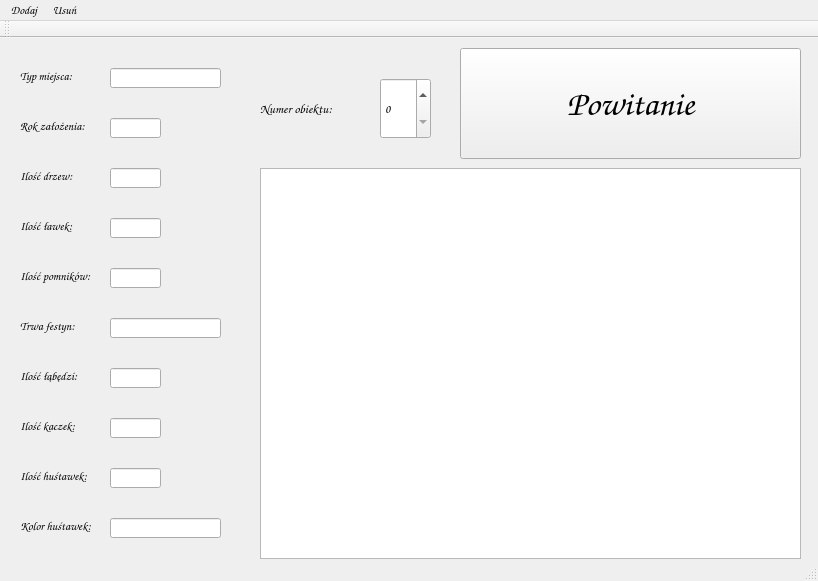
<?xml version="1.0" encoding="UTF-8"?>
<ui version="4.0">
 <class>ProjektPark3Class</class>
 <widget class="QMainWindow" name="ProjektPark3Class">
  <property name="geometry">
   <rect>
    <x>0</x>
    <y>0</y>
    <width>818</width>
    <height>581</height>
   </rect>
  </property>
  <property name="font">
   <font>
    <family>Comic Sans MS</family>
   </font>
  </property>
  <property name="windowTitle">
   <string>ProjektPark3</string>
  </property>
  <widget class="QWidget" name="centralWidget">
   <widget class="QLabel" name="label">
    <property name="geometry">
     <rect>
      <x>260</x>
      <y>60</y>
      <width>101</width>
      <height>21</height>
     </rect>
    </property>
    <property name="font">
     <font>
      <family>Comic Sans MS</family>
      <pointsize>10</pointsize>
      <weight>75</weight>
      <bold>true</bold>
     </font>
    </property>
    <property name="text">
     <string>Numer obiektu:</string>
    </property>
   </widget>
   <widget class="QGraphicsView" name="graphicsView">
    <property name="geometry">
     <rect>
      <x>260</x>
      <y>130</y>
      <width>541</width>
      <height>391</height>
     </rect>
    </property>
    <property name="cursor" stdset="0">
     <cursorShape>ForbiddenCursor</cursorShape>
    </property>
   </widget>
   <widget class="QLabel" name="label_2">
    <property name="geometry">
     <rect>
      <x>20</x>
      <y>30</y>
      <width>71</width>
      <height>16</height>
     </rect>
    </property>
    <property name="font">
     <font>
      <family>Comic Sans MS</family>
      <weight>75</weight>
      <bold>true</bold>
     </font>
    </property>
    <property name="text">
     <string>Typ miejsca:</string>
    </property>
   </widget>
   <widget class="QLineEdit" name="nazwaEdit">
    <property name="geometry">
     <rect>
      <x>110</x>
      <y>30</y>
      <width>111</width>
      <height>20</height>
     </rect>
    </property>
    <property name="cursor">
     <cursorShape>ArrowCursor</cursorShape>
    </property>
   </widget>
   <widget class="QLineEdit" name="rokEdit">
    <property name="geometry">
     <rect>
      <x>110</x>
      <y>80</y>
      <width>51</width>
      <height>20</height>
     </rect>
    </property>
    <property name="cursor">
     <cursorShape>ArrowCursor</cursorShape>
    </property>
   </widget>
   <widget class="QLabel" name="label_3">
    <property name="geometry">
     <rect>
      <x>20</x>
      <y>80</y>
      <width>81</width>
      <height>16</height>
     </rect>
    </property>
    <property name="font">
     <font>
      <family>Comic Sans MS</family>
      <weight>75</weight>
      <bold>true</bold>
     </font>
    </property>
    <property name="text">
     <string>Rok założenia:</string>
    </property>
   </widget>
   <widget class="QLineEdit" name="drzewaEdit">
    <property name="geometry">
     <rect>
      <x>110</x>
      <y>130</y>
      <width>51</width>
      <height>20</height>
     </rect>
    </property>
    <property name="cursor">
     <cursorShape>ArrowCursor</cursorShape>
    </property>
   </widget>
   <widget class="QLabel" name="label_4">
    <property name="geometry">
     <rect>
      <x>20</x>
      <y>180</y>
      <width>71</width>
      <height>16</height>
     </rect>
    </property>
    <property name="font">
     <font>
      <family>Comic Sans MS</family>
      <weight>75</weight>
      <bold>true</bold>
     </font>
    </property>
    <property name="text">
     <string>Ilość ławek:</string>
    </property>
   </widget>
   <widget class="QLabel" name="label_5">
    <property name="geometry">
     <rect>
      <x>20</x>
      <y>130</y>
      <width>71</width>
      <height>16</height>
     </rect>
    </property>
    <property name="font">
     <font>
      <family>Comic Sans MS</family>
      <weight>75</weight>
      <bold>true</bold>
     </font>
    </property>
    <property name="text">
     <string>Ilość drzew:</string>
    </property>
   </widget>
   <widget class="QLineEdit" name="lawkiEdit">
    <property name="geometry">
     <rect>
      <x>110</x>
      <y>180</y>
      <width>51</width>
      <height>20</height>
     </rect>
    </property>
    <property name="cursor">
     <cursorShape>ArrowCursor</cursorShape>
    </property>
   </widget>
   <widget class="QLineEdit" name="pomnikiEdit">
    <property name="geometry">
     <rect>
      <x>110</x>
      <y>230</y>
      <width>51</width>
      <height>20</height>
     </rect>
    </property>
    <property name="cursor">
     <cursorShape>ArrowCursor</cursorShape>
    </property>
   </widget>
   <widget class="QLineEdit" name="kaczkiEdit">
    <property name="geometry">
     <rect>
      <x>110</x>
      <y>380</y>
      <width>51</width>
      <height>20</height>
     </rect>
    </property>
    <property name="cursor">
     <cursorShape>ArrowCursor</cursorShape>
    </property>
   </widget>
   <widget class="QLabel" name="label_6">
    <property name="geometry">
     <rect>
      <x>20</x>
      <y>280</y>
      <width>71</width>
      <height>16</height>
     </rect>
    </property>
    <property name="font">
     <font>
      <family>Comic Sans MS</family>
      <weight>75</weight>
      <bold>true</bold>
     </font>
    </property>
    <property name="text">
     <string>Trwa festyn:</string>
    </property>
   </widget>
   <widget class="QLabel" name="label_7">
    <property name="geometry">
     <rect>
      <x>20</x>
      <y>230</y>
      <width>91</width>
      <height>16</height>
     </rect>
    </property>
    <property name="font">
     <font>
      <family>Comic Sans MS</family>
      <weight>75</weight>
      <bold>true</bold>
     </font>
    </property>
    <property name="text">
     <string>Ilość pomników:</string>
    </property>
   </widget>
   <widget class="QLabel" name="label_8">
    <property name="geometry">
     <rect>
      <x>20</x>
      <y>380</y>
      <width>71</width>
      <height>16</height>
     </rect>
    </property>
    <property name="font">
     <font>
      <family>Comic Sans MS</family>
      <weight>75</weight>
      <bold>true</bold>
     </font>
    </property>
    <property name="text">
     <string>Ilość kaczek:</string>
    </property>
   </widget>
   <widget class="QLabel" name="label_9">
    <property name="geometry">
     <rect>
      <x>20</x>
      <y>330</y>
      <width>81</width>
      <height>16</height>
     </rect>
    </property>
    <property name="font">
     <font>
      <family>Comic Sans MS</family>
      <weight>75</weight>
      <bold>true</bold>
     </font>
    </property>
    <property name="text">
     <string>Ilość łąbędzi:</string>
    </property>
   </widget>
   <widget class="QLineEdit" name="festynEdit">
    <property name="geometry">
     <rect>
      <x>110</x>
      <y>280</y>
      <width>111</width>
      <height>20</height>
     </rect>
    </property>
    <property name="cursor">
     <cursorShape>ArrowCursor</cursorShape>
    </property>
   </widget>
   <widget class="QLineEdit" name="labedzieEdit">
    <property name="geometry">
     <rect>
      <x>110</x>
      <y>330</y>
      <width>51</width>
      <height>20</height>
     </rect>
    </property>
    <property name="cursor">
     <cursorShape>ArrowCursor</cursorShape>
    </property>
   </widget>
   <widget class="QLineEdit" name="hustawkiEdit">
    <property name="geometry">
     <rect>
      <x>110</x>
      <y>430</y>
      <width>51</width>
      <height>20</height>
     </rect>
    </property>
    <property name="cursor">
     <cursorShape>ArrowCursor</cursorShape>
    </property>
   </widget>
   <widget class="QLabel" name="label_10">
    <property name="geometry">
     <rect>
      <x>20</x>
      <y>480</y>
      <width>91</width>
      <height>16</height>
     </rect>
    </property>
    <property name="font">
     <font>
      <family>Comic Sans MS</family>
      <weight>75</weight>
      <bold>true</bold>
     </font>
    </property>
    <property name="text">
     <string>Kolor huśtawek:</string>
    </property>
   </widget>
   <widget class="QLabel" name="label_11">
    <property name="geometry">
     <rect>
      <x>20</x>
      <y>430</y>
      <width>91</width>
      <height>16</height>
     </rect>
    </property>
    <property name="font">
     <font>
      <family>Comic Sans MS</family>
      <weight>75</weight>
      <bold>true</bold>
     </font>
    </property>
    <property name="text">
     <string>Ilość huśtawek:</string>
    </property>
   </widget>
   <widget class="QLineEdit" name="kolorEdit">
    <property name="geometry">
     <rect>
      <x>110</x>
      <y>480</y>
      <width>111</width>
      <height>20</height>
     </rect>
    </property>
    <property name="cursor">
     <cursorShape>ArrowCursor</cursorShape>
    </property>
   </widget>
   <widget class="QSpinBox" name="spinBox">
    <property name="geometry">
     <rect>
      <x>380</x>
      <y>40</y>
      <width>51</width>
      <height>61</height>
     </rect>
    </property>
    <property name="cursor">
     <cursorShape>PointingHandCursor</cursorShape>
    </property>
   </widget>
   <widget class="QPushButton" name="powitanieButton">
    <property name="geometry">
     <rect>
      <x>460</x>
      <y>10</y>
      <width>341</width>
      <height>111</height>
     </rect>
    </property>
    <property name="font">
     <font>
      <family>Comic Sans MS</family>
      <pointsize>26</pointsize>
      <weight>75</weight>
      <italic>true</italic>
      <bold>true</bold>
     </font>
    </property>
    <property name="cursor">
     <cursorShape>CrossCursor</cursorShape>
    </property>
    <property name="text">
     <string>Powitanie</string>
    </property>
   </widget>
  </widget>
  <widget class="QMenuBar" name="menuBar">
   <property name="geometry">
    <rect>
     <x>0</x>
     <y>0</y>
     <width>818</width>
     <height>21</height>
    </rect>
   </property>
   <property name="cursor">
    <cursorShape>PointingHandCursor</cursorShape>
   </property>
   <widget class="QMenu" name="menuNowu">
    <property name="cursor">
     <cursorShape>PointingHandCursor</cursorShape>
    </property>
    <property name="title">
     <string>Dodaj</string>
    </property>
    <addaction name="actionPark"/>
    <addaction name="actionPark_rzeczny"/>
    <addaction name="actionPlac_zabaw"/>
   </widget>
   <widget class="QMenu" name="menuUsu">
    <property name="cursor">
     <cursorShape>PointingHandCursor</cursorShape>
    </property>
    <property name="title">
     <string>Usuń</string>
    </property>
    <addaction name="actionUsu_ostatni"/>
    <addaction name="actionUsu_wszystkie"/>
   </widget>
   <addaction name="menuNowu"/>
   <addaction name="menuUsu"/>
  </widget>
  <widget class="QToolBar" name="mainToolBar">
   <attribute name="toolBarArea">
    <enum>TopToolBarArea</enum>
   </attribute>
   <attribute name="toolBarBreak">
    <bool>false</bool>
   </attribute>
  </widget>
  <widget class="QStatusBar" name="statusBar"/>
  <action name="actionPlac_zabaw">
   <property name="text">
    <string>Plac zabaw</string>
   </property>
  </action>
  <action name="actionPark">
   <property name="text">
    <string>Park</string>
   </property>
  </action>
  <action name="actionPark_rzeczny">
   <property name="text">
    <string>Park rzeczny</string>
   </property>
  </action>
  <action name="actionUsu_ostatni">
   <property name="text">
    <string>Usuń ostatni</string>
   </property>
  </action>
  <action name="actionUsu_wszystkie">
   <property name="text">
    <string>Usuń wszystkie</string>
   </property>
  </action>
 </widget>
 <layoutdefault spacing="6" margin="11"/>
 <resources>
  <include location="ProjektPark3.qrc"/>
 </resources>
 <connections>
  <connection>
   <sender>actionPlac_zabaw</sender>
   <signal>triggered()</signal>
   <receiver>ProjektPark3Class</receiver>
   <slot>nowyPlac()</slot>
   <hints>
    <hint type="sourcelabel">
     <x>-1</x>
     <y>-1</y>
    </hint>
    <hint type="destinationlabel">
     <x>501</x>
     <y>345</y>
    </hint>
   </hints>
  </connection>
  <connection>
   <sender>actionPark</sender>
   <signal>triggered()</signal>
   <receiver>ProjektPark3Class</receiver>
   <slot>nowyPark()</slot>
   <hints>
    <hint type="sourcelabel">
     <x>-1</x>
     <y>-1</y>
    </hint>
    <hint type="destinationlabel">
     <x>501</x>
     <y>345</y>
    </hint>
   </hints>
  </connection>
  <connection>
   <sender>actionPark_rzeczny</sender>
   <signal>triggered()</signal>
   <receiver>ProjektPark3Class</receiver>
   <slot>nowyRzeczny()</slot>
   <hints>
    <hint type="sourcelabel">
     <x>-1</x>
     <y>-1</y>
    </hint>
    <hint type="destinationlabel">
     <x>501</x>
     <y>345</y>
    </hint>
   </hints>
  </connection>
  <connection>
   <sender>actionUsu_ostatni</sender>
   <signal>triggered()</signal>
   <receiver>ProjektPark3Class</receiver>
   <slot>usunOstatni()</slot>
   <hints>
    <hint type="sourcelabel">
     <x>-1</x>
     <y>-1</y>
    </hint>
    <hint type="destinationlabel">
     <x>501</x>
     <y>345</y>
    </hint>
   </hints>
  </connection>
  <connection>
   <sender>actionUsu_wszystkie</sender>
   <signal>triggered()</signal>
   <receiver>ProjektPark3Class</receiver>
   <slot>usunWszyst()</slot>
   <hints>
    <hint type="sourcelabel">
     <x>-1</x>
     <y>-1</y>
    </hint>
    <hint type="destinationlabel">
     <x>501</x>
     <y>345</y>
    </hint>
   </hints>
  </connection>
  <connection>
   <sender>spinBox</sender>
   <signal>valueChanged(int)</signal>
   <receiver>ProjektPark3Class</receiver>
   <slot>ustawWskaz()</slot>
   <hints>
    <hint type="sourcelabel">
     <x>655</x>
     <y>63</y>
    </hint>
    <hint type="destinationlabel">
     <x>513</x>
     <y>303</y>
    </hint>
   </hints>
  </connection>
  <connection>
   <sender>spinBox</sender>
   <signal>valueChanged(int)</signal>
   <receiver>ProjektPark3Class</receiver>
   <slot>pokazInfo()</slot>
   <hints>
    <hint type="sourcelabel">
     <x>655</x>
     <y>63</y>
    </hint>
    <hint type="destinationlabel">
     <x>513</x>
     <y>303</y>
    </hint>
   </hints>
  </connection>
  <connection>
   <sender>powitanieButton</sender>
   <signal>clicked()</signal>
   <receiver>ProjektPark3Class</receiver>
   <slot>powitanie()</slot>
   <hints>
    <hint type="sourcelabel">
     <x>645</x>
     <y>108</y>
    </hint>
    <hint type="destinationlabel">
     <x>404</x>
     <y>286</y>
    </hint>
   </hints>
  </connection>
 </connections>
 <slots>
  <slot>usunOstatni()</slot>
  <slot>usunWszyst()</slot>
  <slot>pokazInfo()</slot>
  <slot>ustawWskaz()</slot>
  <slot>nowyPlac()</slot>
  <slot>nowyPark()</slot>
  <slot>nowyRzeczny()</slot>
  <slot>powitanie()</slot>
 </slots>
</ui>
